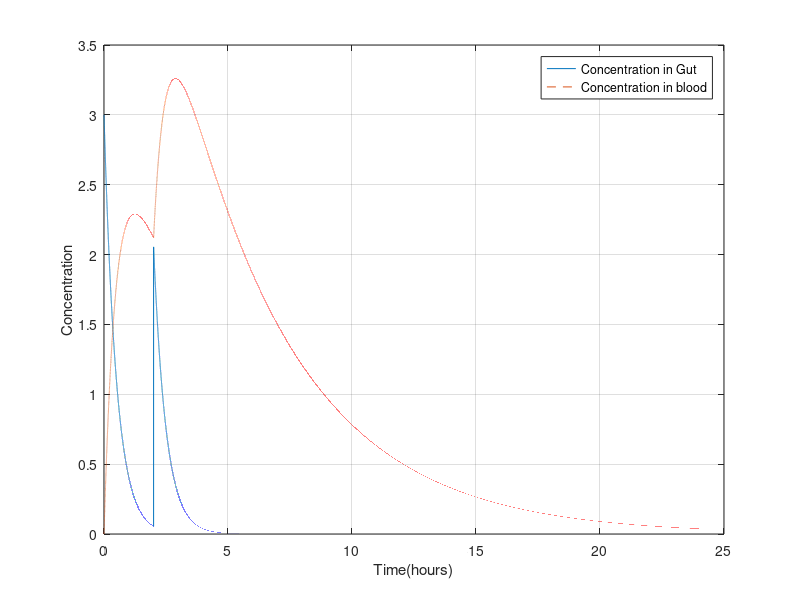

This figure's MATLAB source:
a=2;
b=0.21660849392;
plasma_vol=1;

interval=2;

A0=1; %in ug
absorb=1;
A=A0*absorb*3;
B=0;
amt_interval=2;



time=24;
step_size=0.0001;
B_array=zeros(1,time/step_size);
A_array=zeros(1,time/step_size);
rt=0:step_size:time;
j=1;

for i=0:step_size:time
  A_array(1,j)=A;
  B_array(1,j)=B;
  A1=A;
  B1=B;
  j=j+1;
 A=A1-((A1)*a*step_size);
 B=B1+((A1)*a*step_size)-(B1*b*step_size);
 if  i==2
     A=A+(amt_interval*A0*absorb);
 end
end

plot(rt,A_array/plasma_vol);
hold on;
plot(rt,B_array/plasma_vol,'--');
legend('A','B');
xlabel('Time(hours)');
ylabel('Concentration');
grid;
legend('Concentration in Gut','Concentration in blood');
